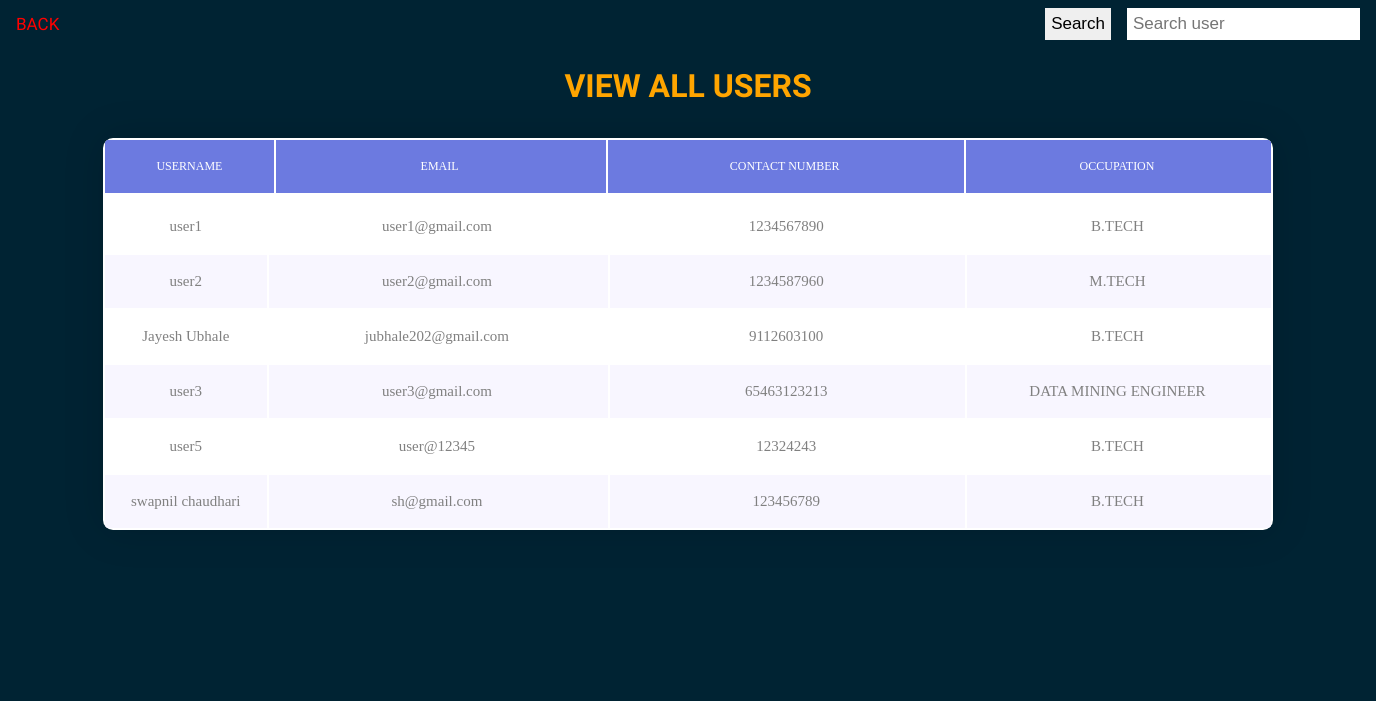
Page /admin_view_users on the earlier database version.
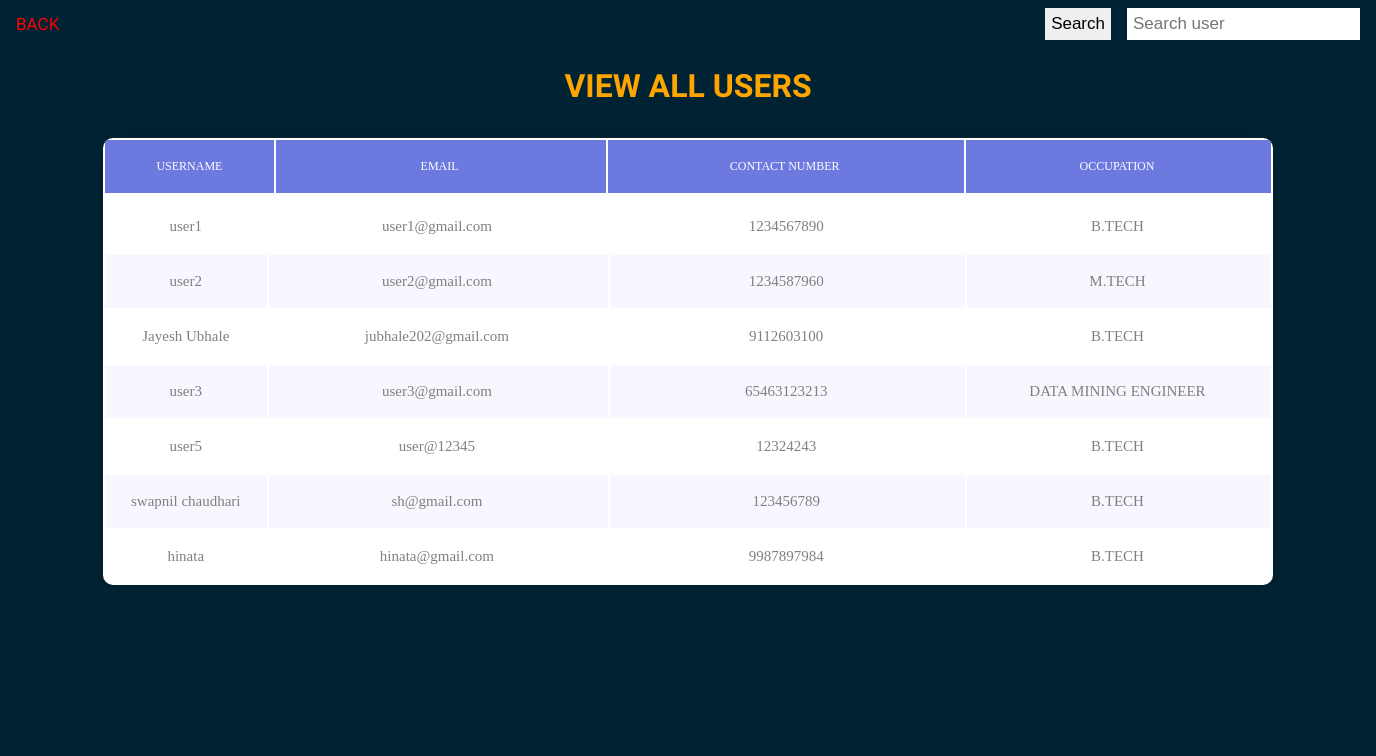
Same page on the later database version.
### models.py (models this page shows)
class Users(Base):
    __tablename__ = 'Users'
    id = Column(Integer,primary_key=True,index=True)
    username = Column(String,unique=True)
    email = Column(String)
    password = Column(String)
    phone_number = Column(Integer)
    occupation = Column(String)
    friends = Column(String)
    recommend = Column(String,default='')
    recommendations = Column(String,default='')

### routers/admin.py (the view)
@router.get('view_users',response_class=HTMLResponse)
async def view_user(request:Request,db:Session=Depends(get_db)):
    users_list = db.query(models.Users).all()
    return templates.TemplateResponse('viewUser.html',{'request':request,'users_list':users_list,'bool':True})

### templates/viewUser.html (shortened to what this page needs)
<html>
<head>
<link rel="stylesheet" type="text/css" href="{{ url_for('static',path='/css/util.css') }}">
	<link rel="stylesheet" type="text/css" href="{{ url_for('static',path='/css/main1.css') }}">
</head>
<body>
<body >
<form action="admin_search_users" method="get">
<div class="topnav">
  <a style="cursor: pointer;" href="admin_menu">BACK</a>
  <input type="text" placeholder="Search user" name="search_users">
  <input type="submit" value="Search">
</div><br>
<h1>VIEW ALL USERS</h1>
</form>
<div class="limiter">
		<div class="container-table100">
			<div class="wrap-table100" >
				<div class="table100 ver1 m-b-110" >
					<div class="table100-head">
					<table>
							<thead>
								<tr class="row100 head" >
									<th class="cell100 column1" >USERNAME</th>
									<th class="cell100 column2">EMAIL</th>
									<th class="cell100 column3">CONTACT NUMBER</th>
									<th class="cell100 column4">OCCUPATION</th>
								</tr>
							</thead>
						</table>
					</div>
                    <div class="table100-body js-pscroll">
		<table>
			<tbody style="text-align: center; ">
				{% if bool %}
				{% for users in users_list %}
				<tr class="row100 body" >
					<td class="cell100 column1">{{users.username}}</td>
					<td class="cell100 column2">{{users.email}}</td>
					<td class="cell100 column3">{{users.phone_number}}</td>
					<td class="cell100 column4">{{users.occupation}}</td>
				</tr>
				{% endfor %}
				{% endif %}
	</tbody>
		</table>
	</div>
				</div>
					</div>
				</div>
</div>
</body>
</body>
</html>

### static/css/main1.css (style rules this page uses)
* { margin: 0px; padding: 0px; box-sizing: border-box; }
body, html { height: 100%; font-family: 'Audiowide'; }
a { margin: 0px; transition: all 0.4s; -webkit-transition: all 0.4s; -o-transition: all 0.4s; -moz-transition: all 0.4s; }
h1,h2,h3,h4,h5,h6 { margin: 0px; }
input { display: block; outline: none; border: none !important; }
.js-pscroll { position: relative; overflow: hidden; }
.limiter { width: 1366px; margin: 0 auto; }
.container-table100 { width: 100%; min-height: 10vh; background: #002333; display: -webkit-box; display: -webkit-flex; display: -moz-box; display: -ms-flexbox; display: flex; align-items: center; justify-content: center; flex-wrap: wrap; padding: 33px 30px; }
.wrap-table100 { width: 1170px; }
.table100 { background-color: #fff; }
table { width: 100%; }
th, td { font-weight: unset; padding-right: 10px; }
.column1 { width: 6%; padding-left: 10px; }
.column2 { width: 13%; padding-left: 7px; }
.column3 { width: 14%; padding-left: 7px; }
.column4 { width: 12%; padding-left: 7px; }
.table100-head th { padding-top: 18px; padding-bottom: 18px; }
.table100-body td { padding-top: 16px; padding-bottom: 16px; }
.table100 { position: relative; padding-top: 60px; }
.table100-head { position: absolute; width: 100%; top: 0; left: 0; }
.table100-body { max-height: 585px; overflow: auto; }
.table100.ver1 th { font-family: Lato-Bold; font-size: 12px; color: #fff; line-height: 1.4; background-color: #6c7ae0; }
.table100.ver1 td { font-family: Lato-Regular; font-size: 15px; color: #808080; line-height: 1.4; }
.table100.ver1 .table100-body tr:nth-child(even) { background-color: #f8f6ff; }
.table100.ver1 { border-radius: 10px; overflow: hidden; box-shadow: 0 0px 40px 0px rgba(0, 0, 0, 0.15); -moz-box-shadow: 0 0px 40px 0px rgba(0, 0, 0, 0.15); -webkit-box-shadow: 0 0px 40px 0px rgba(0, 0, 0, 0.15); -o-box-shadow: 0 0px 40px 0px rgba(0, 0, 0, 0.15); -ms-box-shadow: 0 0px 40px 0px rgba(0, 0, 0, 0.15); }

### templates/viewUser.html (style rules this page uses)
* { box-sizing: border-box; }
body { margin: 0; font-family: 'Audiowide'; background: #002333; }
.topnav { overflow: hidden; background: #002333; }
.topnav a { float: left; display: block; color: red; text-align: center; padding: 14px 16px; text-decoration: none; font-size: 17px; }
.topnav input[type=text] { float: right; padding: 6px; margin-top: 8px; margin-right: 16px; border: none; font-size: 17px; }
.topnav input[type=submit] { float: right; padding: 6px; margin-top: 8px; margin-right: 16px; border: none; font-size: 17px; }
h1 { text-align:center; color:orange; }

Differences in the rows shown:
added Users: username "hinata", email "hinata@gmail.com", phone_number "9987897984", occupation "B.TECH"
